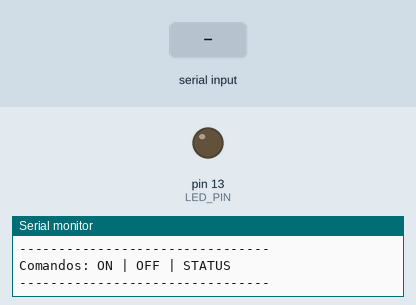
This sketch was run on a simulated Arduino Mega 2560, built with avr-gcc and run on an emulated ATmega2560. Parts: output pins drawn as LEDs (lit = HIGH), the last lines printed to the serial monitor. Inputs (shaded band) come from the test bench.

Above: at 1.9 s.
2.0 s: "ON\n" received over Serial
At 3.0 s:
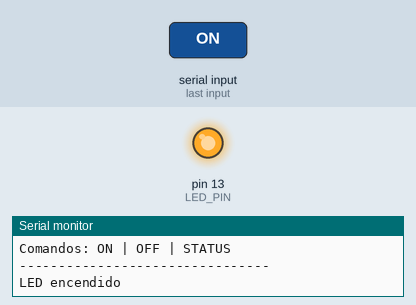
3.5 s: "OFF\n" received over Serial
At 4.2 s:
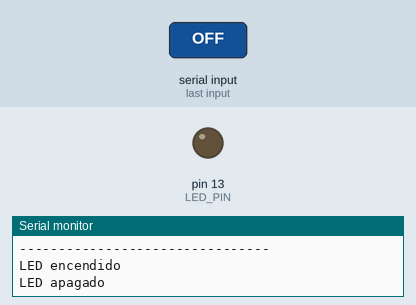
Timing chart, 0 to 6.5 s (numbered marks = the images above; inputs shaded):
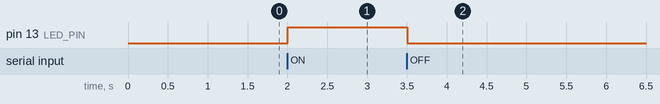

The sketch:

uart_pc_arduino_mega.ino
```cpp
// Práctica: UART PC ↔ Arduino Mega 2560
// Plataforma: Arduino Mega 2560
// Objetivo: Recibir comandos desde el Monitor Serial y controlar un LED.
//
// Notas de la plataforma:
//   - El Mega tiene 4 puertos UART: Serial (USB), Serial1, Serial2, Serial3
//   - Serial  → pines 0 (RX) y 1 (TX) → también conectado al USB
//   - Serial1 → pines 19 (RX1) y 18 (TX1)
//   - Serial2 → pines 17 (RX2) y 16 (TX2)
//   - Serial3 → pines 15 (RX3) y 14 (TX3)
//   - LED integrado en pin 13
//   - Opera a 5V lógico

const int LED_PIN = 13;  // LED integrado Arduino Mega
bool ledState = false;

// Puerto usado para comunicacion con la PC (via USB)
#define SERIAL_PC Serial

// Puerto libre para comunicar con otro dispositivo (ej: ESP32)
// #define SERIAL_ESP32 Serial1   // descomentar si se usa

void setup() {
  pinMode(LED_PIN, OUTPUT);
  digitalWrite(LED_PIN, LOW);

  SERIAL_PC.begin(9600);
  delay(500);

  SERIAL_PC.println("=== UART PC <-> Arduino Mega ===");
  SERIAL_PC.println("Puertos UART disponibles en el Mega:");
  SERIAL_PC.println("  Serial  (USB)   -> pines 0/1");
  SERIAL_PC.println("  Serial1         -> pines 18/19");
  SERIAL_PC.println("  Serial2         -> pines 16/17");
  SERIAL_PC.println("  Serial3         -> pines 14/15");
  SERIAL_PC.println("--------------------------------");
  SERIAL_PC.println("Comandos: ON | OFF | STATUS");
  SERIAL_PC.println("--------------------------------");
}

void loop() {
  if (SERIAL_PC.available() > 0) {
    String command = SERIAL_PC.readStringUntil('\n');
    command.trim();
    command.toUpperCase();

    if (command == "ON") {
      ledState = true;
      digitalWrite(LED_PIN, HIGH);
      SERIAL_PC.println("LED encendido");
    }
    else if (command == "OFF") {
      ledState = false;
      digitalWrite(LED_PIN, LOW);
      SERIAL_PC.println("LED apagado");
    }
    else if (command == "STATUS") {
      SERIAL_PC.print("Estado del LED: ");
      SERIAL_PC.println(ledState ? "ENCENDIDO" : "APAGADO");
    }
    else {
      SERIAL_PC.print("Comando no reconocido: ");
      SERIAL_PC.println(command);
      SERIAL_PC.println("Usa: ON, OFF o STATUS");
    }
  }
}
```

Measured:
- after the input at 2.0 s, pin 13 (LED_PIN): LOW → HIGH at once
- after the input at 3.5 s, pin 13 (LED_PIN): HIGH → LOW at once
